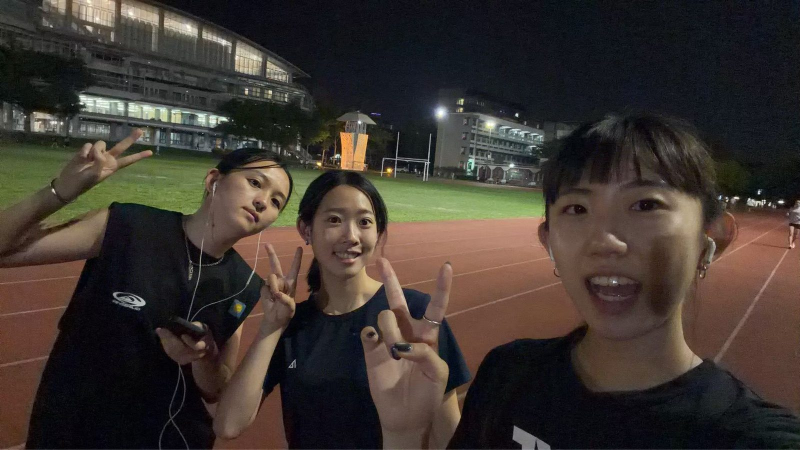
#> input picture memories/01-1.jpg, 1600 x 900 px (shown at 1/2 size)
$ python make-thumbs.py
#> lines starting #> are read from the running program, lines starting #| are printed output that depends on the picture
# 回憶錄的縮圖：memories/*.jpg → memories/thumb/*.jpg
# 方格裡一格約 110px 寬，手機 3 倍螢幕要 330px，所以切成 360×360 正方形。
# 用法：python tools/make-thumbs.py（新增照片後再跑一次，已經有的會覆蓋）
import os, sys
from PIL import Image, ImageOps

SRC = os.path.join(os.path.dirname(__file__), '..', 'memories')
DST = os.path.join(SRC, 'thumb')
SIZE = 360

os.makedirs(DST, exist_ok=True)
total = 0
for name in sorted(os.listdir(SRC)):
    if not name.lower().endswith('.jpg') or name == 'finale.jpg':   # 結尾那張是整張放，不用縮圖
        continue
    im = Image.open(os.path.join(SRC, name))
#> im is the input picture: PIL image 1600x900 RGB; mean R, G, B 61.8, 53.8, 48.1
    im = ImageOps.exif_transpose(im).convert('RGB')   # 手機直拍的照片要先轉正
    im = ImageOps.fit(im, (SIZE, SIZE), Image.LANCZOS, centering=(0.5, 0.4))  # 偏上一點，少切到頭
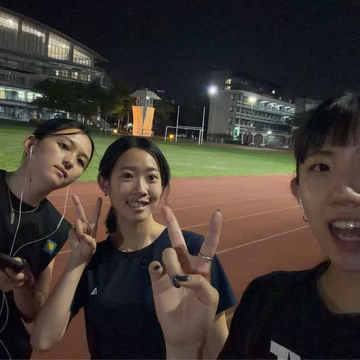
#> im: PIL image 360x360 RGB; mean R, G, B 65.4, 56.9, 51.1
#> pass 3 of the loop `for name in sorted(os.listdir(SRC)):`:
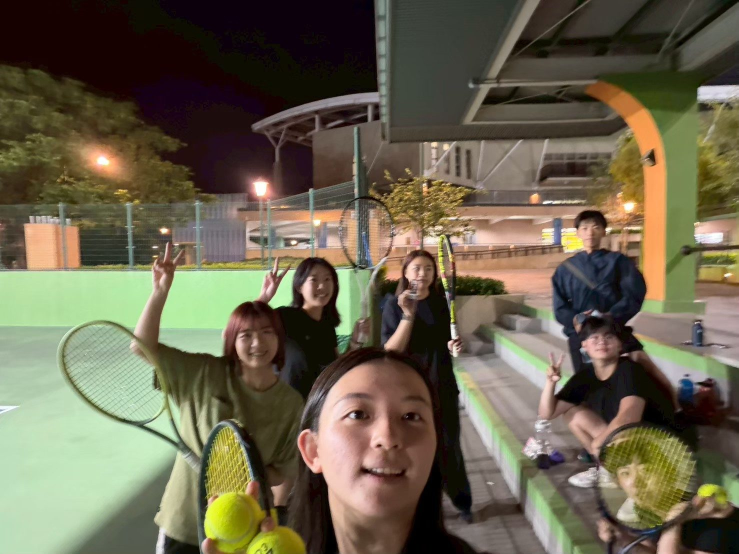
#> input picture memories/02-1.jpg, 1477 x 1108 px (shown at 1/2 size)
#> im is the input picture: PIL image 1477x1108 RGB; mean R, G, B 106.4, 99.4, 78
#> `im = ImageOps.fit(im, (SIZE, SIZE), Image.LANCZOS, centering=(0.5, 0.4))`:
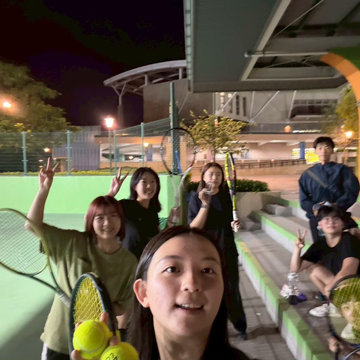
#> im: PIL image 360x360 RGB; mean R, G, B 101.9, 92.4, 74.4
#> the loop made 5 passes; the first 3 are shown
    out = os.path.join(DST, name)
    im.save(out, 'JPEG', quality=72, optimize=True, progressive=True)
    total += os.path.getsize(out)
print('done', round(total / 1024), 'KB', file=sys.stderr)
